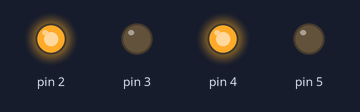
Simulated run of this sketch. Board: Arduino Uno, built with avr-gcc and run on an emulated ATmega328P. Parts: output pins drawn as LEDs (lit = HIGH).

Above: at 0.5 s.
At 6.0 s:
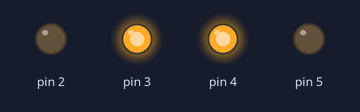
At 10.0 s:
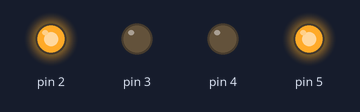
At 13.5 s:
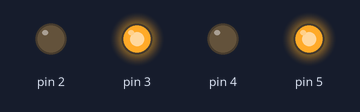
Timing chart, 0 to 15.6 s (numbered marks = the images above):
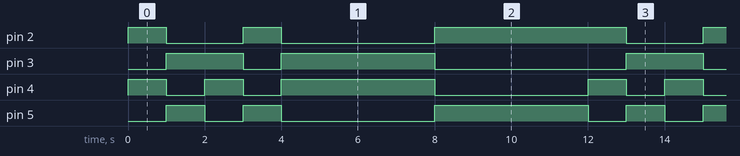

The sketch:

two_motor_sequence_test.ino
```cpp
void setup()
{
  pinMode(2 , OUTPUT);
  pinMode(3 , OUTPUT);
  pinMode(4 , OUTPUT);
  pinMode(5 , OUTPUT);

}

void loop()
{
  digitalWrite(2 , HIGH);  //forwrd
  digitalWrite(3 , LOW);
  digitalWrite(4 , HIGH);
  digitalWrite(5 , LOW);
  delay(1000);
  digitalWrite(2 , LOW);   //bckwrd
  digitalWrite(3 , HIGH);
  digitalWrite(4 , LOW);
  digitalWrite(5 , HIGH);
 delay(1000);
 digitalWrite(2 , LOW);
  digitalWrite(3 , HIGH);     //right or left
  digitalWrite(4 , HIGH);
  digitalWrite(5 , LOW);
 delay(1000);
 digitalWrite(2 , HIGH);
  digitalWrite(3 , LOW);
  digitalWrite(4 , LOW);        //right or left
  digitalWrite(5 , HIGH);
 delay(1000);
 digitalWrite(2 , LOW);
  digitalWrite(3 , HIGH);
  digitalWrite(4 , HIGH);        //circle?
  digitalWrite(5 , LOW);
 delay(1000);
 digitalWrite(2 , LOW);
  digitalWrite(3 , HIGH);
  digitalWrite(4 , HIGH);
  digitalWrite(5 , LOW);
 delay(1000);
 digitalWrite(2 , LOW);
  digitalWrite(3 , HIGH);
  digitalWrite(4 , HIGH);
  digitalWrite(5 , LOW);
 delay(1000);
 digitalWrite(2 , LOW);
  digitalWrite(3 , HIGH);
  digitalWrite(4 , HIGH);
  digitalWrite(5 , LOW);
 delay(1000);
 digitalWrite(2 , HIGH);
  digitalWrite(3 , LOW);
  digitalWrite(4 , LOW);        //circle opposite direction
  digitalWrite(5 , HIGH);
 delay(1000);
 digitalWrite(2 , HIGH);
  digitalWrite(3 , LOW);
  digitalWrite(4 , LOW);
  digitalWrite(5 , HIGH);
 delay(1000);
 digitalWrite(2 , HIGH);
  digitalWrite(3 , LOW);
  digitalWrite(4 , LOW);
  digitalWrite(5 , HIGH);
 delay(1000);
 digitalWrite(2 , HIGH);
  digitalWrite(3 , LOW);
  digitalWrite(4 , LOW);
  digitalWrite(5 , HIGH);
 delay(1000);
}
```

Measured:
- by itself, pin 2: repeats every 12.0 s: LOW 2.0 s, HIGH 1.0 s, LOW 4.0 s, HIGH 5.0 s
- by itself, pin 3: repeats every 12.0 s: LOW 1.0 s, HIGH 4.0 s, LOW 5.0 s, HIGH 2.0 s
- by itself, pin 4: repeats every 12.0 s: LOW 1.0 s, HIGH 1.0 s, LOW 1.0 s, HIGH 4.0 s, LOW 4.0 s, HIGH 1.0 s
- by itself, pin 5: repeats every 12.0 s: LOW 1.0 s, HIGH 1.0 s, LOW 4.0 s, HIGH 4.0 s, LOW 1.0 s, HIGH 1.0 s
